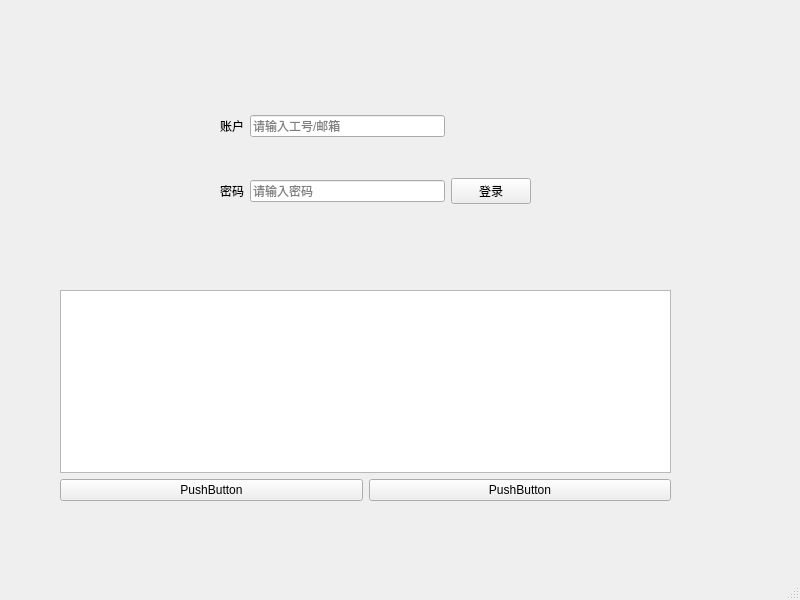
<?xml version="1.0" encoding="UTF-8"?>
<ui version="4.0">
 <class>MainWindow</class>
 <widget class="QMainWindow" name="MainWindow">
  <property name="geometry">
   <rect>
    <x>0</x>
    <y>0</y>
    <width>800</width>
    <height>600</height>
   </rect>
  </property>
  <property name="windowTitle">
   <string>MainWindow</string>
  </property>
  <widget class="QWidget" name="centralwidget">
   <widget class="QWidget" name="verticalLayoutWidget">
    <property name="geometry">
     <rect>
      <x>60</x>
      <y>290</y>
      <width>611</width>
      <height>211</height>
     </rect>
    </property>
    <layout class="QVBoxLayout" name="verticalLayout">
     <item>
      <widget class="QTextEdit" name="textEdit"/>
     </item>
     <item>
      <layout class="QHBoxLayout" name="horizontalLayout">
       <item>
        <widget class="QPushButton" name="pushButton">
         <property name="text">
          <string>PushButton</string>
         </property>
        </widget>
       </item>
       <item>
        <widget class="QPushButton" name="pushButton_2">
         <property name="text">
          <string>PushButton</string>
         </property>
        </widget>
       </item>
      </layout>
     </item>
    </layout>
   </widget>
   <widget class="QWidget" name="gridLayoutWidget">
    <property name="geometry">
     <rect>
      <x>220</x>
      <y>80</y>
      <width>311</width>
      <height>161</height>
     </rect>
    </property>
    <layout class="QGridLayout" name="gridLayout">
     <item row="0" column="1">
      <widget class="QLineEdit" name="lineEdit_account">
       <property name="inputMethodHints">
        <set>Qt::ImhNone</set>
       </property>
       <property name="inputMask">
        <string/>
       </property>
       <property name="text">
        <string/>
       </property>
       <property name="readOnly">
        <bool>false</bool>
       </property>
       <property name="placeholderText">
        <string>请输入工号/邮箱</string>
       </property>
       <property name="clearButtonEnabled">
        <bool>false</bool>
       </property>
      </widget>
     </item>
     <item row="1" column="0">
      <widget class="QLabel" name="label_password">
       <property name="text">
        <string>密码</string>
       </property>
      </widget>
     </item>
     <item row="1" column="1">
      <widget class="QLineEdit" name="lineEdit_password">
       <property name="inputMask">
        <string/>
       </property>
       <property name="text">
        <string/>
       </property>
       <property name="echoMode">
        <enum>QLineEdit::Password</enum>
       </property>
       <property name="dragEnabled">
        <bool>false</bool>
       </property>
       <property name="placeholderText">
        <string>请输入密码</string>
       </property>
      </widget>
     </item>
     <item row="0" column="0">
      <widget class="QLabel" name="label_account">
       <property name="text">
        <string>账户</string>
       </property>
      </widget>
     </item>
     <item row="1" column="2">
      <widget class="QPushButton" name="pushButton_login">
       <property name="text">
        <string>登录</string>
       </property>
      </widget>
     </item>
    </layout>
   </widget>
  </widget>
  <widget class="QMenuBar" name="menubar">
   <property name="geometry">
    <rect>
     <x>0</x>
     <y>0</y>
     <width>800</width>
     <height>23</height>
    </rect>
   </property>
  </widget>
  <widget class="QStatusBar" name="statusbar"/>
 </widget>
 <resources/>
 <connections/>
</ui>
